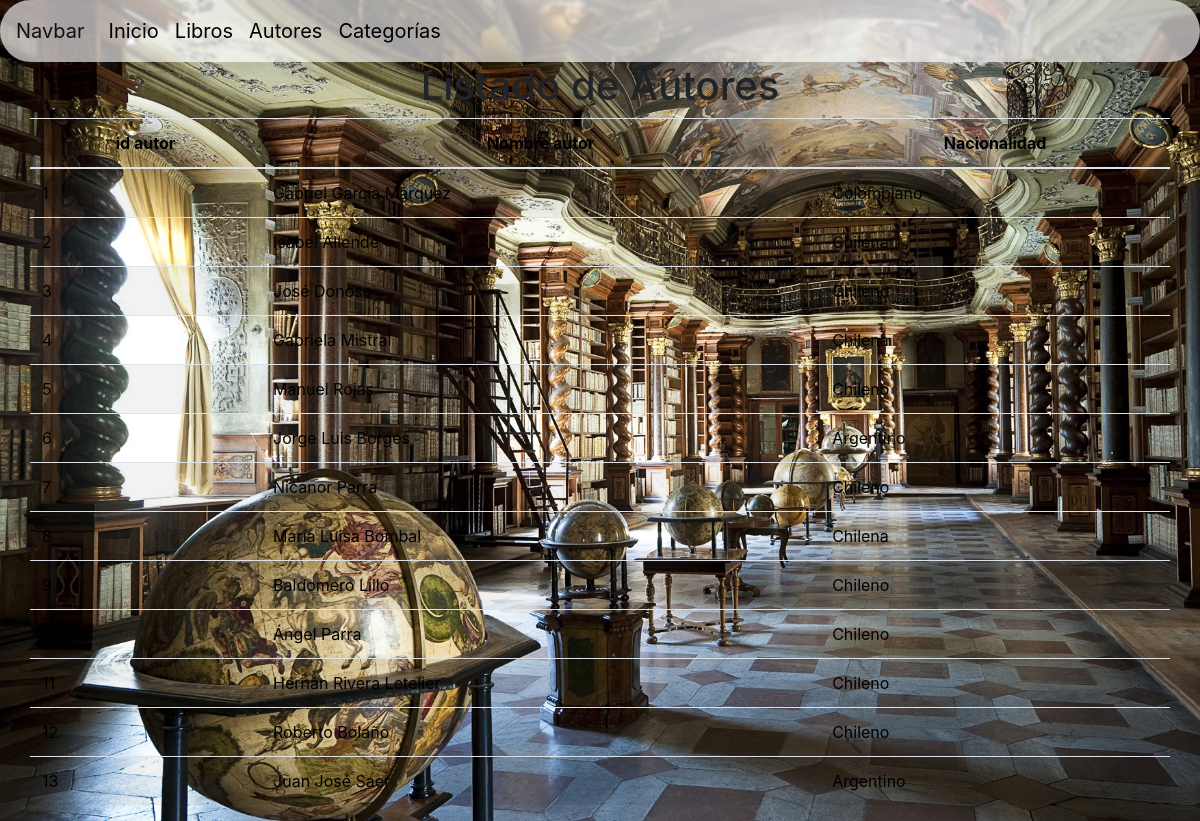
Screenshot of /catalogo/categoria_autores with the database file from the repository.
### catalogo/models.py (models this page shows, shortened)
class Navbar(models.Model):
    id_navbar = models.AutoField(db_column="idNavbar", primary_key=True)
    nombre = models.CharField(max_length=50)
    url = models.CharField(max_length=100)

class Autor(models.Model):
    id_autor = models.AutoField(db_column="idAutor", primary_key=True)
    nombre_autor = models.CharField(max_length=255, blank=False, null=False)
    nacionalidad = models.CharField(max_length=100, blank=False, null=False)

### catalogo/views.py (the view)
# urls.py: path('categoria_autores', views.categoria_autores, name="categoria_autores"),
def categoria_autores(request):
	Navbars = Navbar.objects.all()
	Autores = Autor.objects.all()
	context = {
		"Navbars": Navbars,
      	"Autores": Autores
    }
	return render (request, 'catalogo/categoria_autores.html', context)

### catalogo/templates/catalogo/categoria_autores.html (shortened to what this page needs)
<!DOCTYPE html>
<html lang="en">
<head>
    {% load static %}
    <link rel="stylesheet" href="{% static '/assets/css/index.css' %}">
    <link rel="stylesheet" href="https://cdn.jsdelivr.net/npm/bootstrap@4.6.2/dist/css/bootstrap.min.css">
    <link href="https://unpkg.com/aos@2.3.1/dist/aos.css" rel="stylesheet">
</head>
<body style="background-image: url('{% static '/assets/images/autor.jpg' %}');">
    <nav class="navbar navbar-expand-lg navbar-light trans ">
        <a class="navbar-brand" href="#">Navbar</a>
        <div class="collapse navbar-collapse" id="navbarNav">
            <ul class="navbar-nav">
                {% for Navbar in Navbars %}
              <li class="nav-item">
                <a class="nav-link"
                href="{{ Navbar.url }}" style="color: #000000">{{ Navbar.nombre }}</a>
              </li>
              {% endfor %}
              </ul>
        </div>
      </nav>
    <h1>Listado de Autores</h1>
    <div class="container">
        <div class="row">
            <table class="table table-striped">
                <thead>
                    <tr>
                        <th scope="col">id autor</th>
                        <th scope="col">Nombre autor</th>
                        <th scope="col">Nacionalidad</th>
                    </tr>
                </thead>
                <tbody>
                    {% for Autor in Autores %}
                    <tr>
                        <td>{{ Autor.id_autor }}</td>
                        <td>{{ Autor.nombre_autor }}</td>
                        <td>{{ Autor.nacionalidad }}</td>
                    </tr>
                    {% endfor %}
                </tbody>
            </table>
        </div>
    </div>
</body>
</html>

### static/assets/css/index.css (style rules this page uses)
.trans { background: rgba(255, 255, 255, 0.63); border-radius: 16px; box-shadow: 0 4px 30px rgba(0, 0, 0, 0.1); backdrop-filter: blur(1.7px); -webkit-backdrop-filter: blur(1.7px); border: 0px solid rgba(255, 255, 255, 0.86); border-radius: 50px; }
h1 { text-align: center; }
td,th { color:black; text-align: justify; }
tr { color:black; text-align: center; }
.nav-item { font-size: 20px; }
body { background-size: cover; background-repeat: no-repeat; background-attachment: fixed; }

### rows the page displays
Navbar: nombre "Inicio"
Navbar: nombre "Libros"
Navbar: nombre "Autores"
Navbar: nombre "Categorías"
Autor: id_autor "1", nombre_autor "Gabriel García Márquez", nacionalidad "Colombiano"
Autor: id_autor "2", nombre_autor "Isabel Allende", nacionalidad "Chilena"
Autor: id_autor "3", nombre_autor "José Donoso", nacionalidad "Chileno"
Autor: id_autor "4", nombre_autor "Gabriela Mistral", nacionalidad "Chilena"
Autor: id_autor "5", nombre_autor "Manuel Rojas", nacionalidad "Chileno"
Autor: id_autor "6", nombre_autor "Jorge Luis Borges", nacionalidad "Argentino"
Autor: id_autor "7", nombre_autor "Nicanor Parra", nacionalidad "Chileno"
Autor: id_autor "8", nombre_autor "María Luisa Bombal", nacionalidad "Chilena"
Autor: id_autor "9", nombre_autor "Baldomero Lillo", nacionalidad "Chileno"
Autor: nombre_autor "Ángel Parra", nacionalidad "Chileno"
Autor: id_autor "11", nombre_autor "Hernán Rivera Letelier", nacionalidad "Chileno"
Autor: id_autor "12", nombre_autor "Roberto Bolaño", nacionalidad "Chileno"
Autor: id_autor "13", nombre_autor "Juan José Saer", nacionalidad "Argentino"
